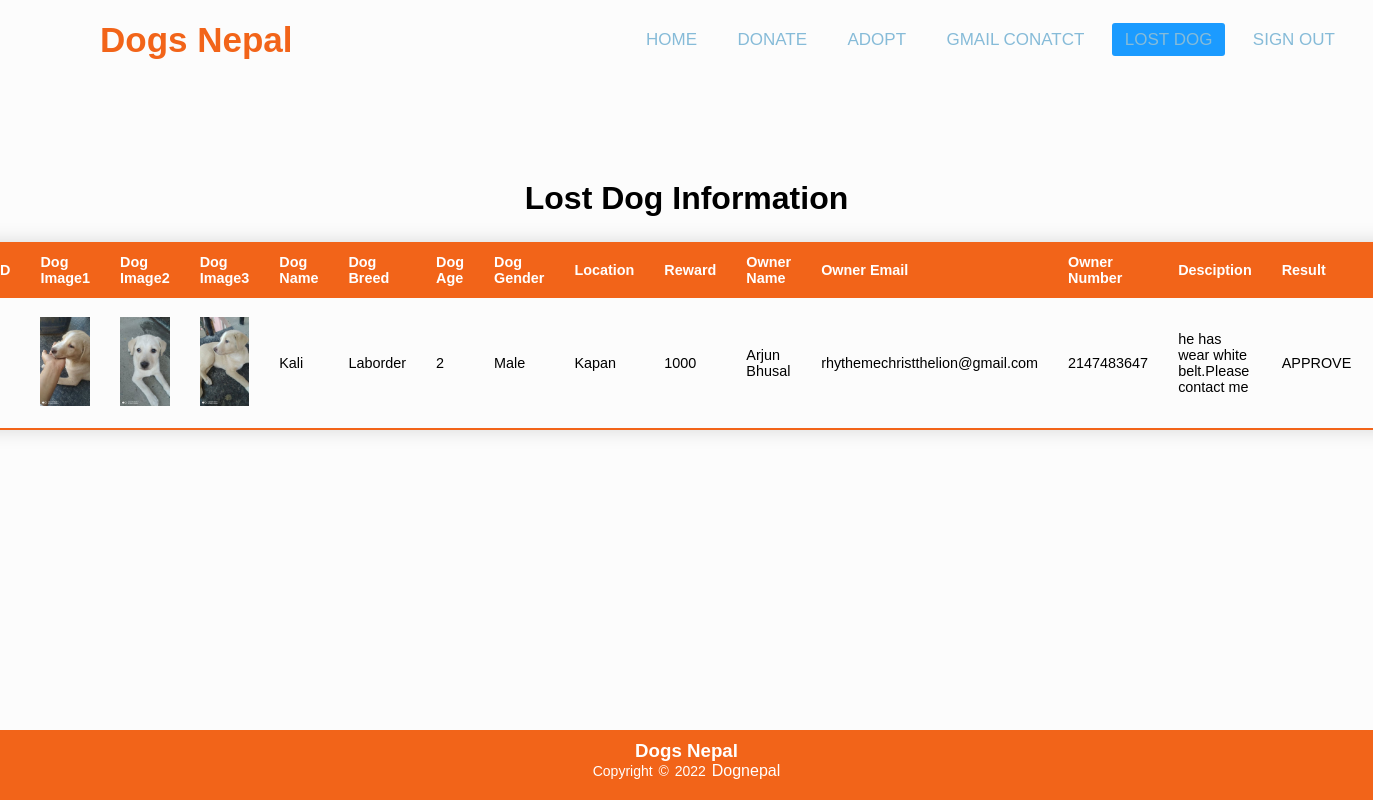
The app's page /admin/uploadlostdogDash.php with its own data.
### tables this page shows
CREATE TABLE `lostdogowner` (
  `id` int(11) NOT NULL,
  `dog_name` text NOT NULL,
  `dog_breed` text NOT NULL,
  `dog_age` int(255) NOT NULL,
  `dog_gender` text NOT NULL,
  `describ` varchar(255) NOT NULL,
  `location` varchar(255) NOT NULL,
  `reward` varchar(255) NOT NULL,
  `owner_name` text NOT NULL,
  `owner_email` varchar(255) NOT NULL,
  `owner_number` int(255) NOT NULL,
  `dog_image1` varchar(255) NOT NULL,
  `dog_image2` varchar(255) NOT NULL,
  `dog_image3` varchar(255) NOT NULL,
  `remarks` enum('AVAILABLE','PENDING') DEFAULT NULL,
  `status` enum('REQUEST','APPROVE') DEFAULT NULL
);

### admin/uploadlostdogDash.php (the view, shortened to what this page needs)
<!DOCTYPE html>
<html>
    <head>
        <link rel="stylesheet" href="adoptDash.css">
    </head>
    <body>
        <nav>
            <label class="logo">Dogs Nepal</label>
            <ul>
                <li><a  href="../admin/adminDash.php">Home</a></li>
                <li><a href="../admin/donorDash.php">Donate </a></li>
                <li><a href="../admin/adoptDash.php">Adopt</a></li>
                <li><a href="../gmailContact/index.php">Gmail Conatct</a></li>
                <li><a class="active" href="../admin/uploadlostdogDash.php">Lost Dog</a></li>
                <li><a href="../adminentry/login.php">Sign Out</a></li>
            </ul>
        </nav>
    <div class="title">
        <h1>Lost Dog Information</h1>
    </div>
    <div class="main">
    <table class="content-table">
        <thead>
        <tr>
                    <th>I.D</th>
                    <th>Dog Image1</th>
                    <th>Dog Image2</th>
                    <th>Dog Image3</th>
                    <th>Dog Name</th>
                    <th>Dog Breed</th>
                    <th>Dog Age</th>
                    <th>Dog Gender</th>
                    <th>Location</th>
                    <th>Reward</th>
                    <th>Owner Name</th>
                    <th>Owner Email</th>
                    <th>Owner Number</th>
                    <th>Desciption</th>
                    <th>Result</th>
                    <th>Action</th>
                </tr>
        </thead>
    </div>
    <?php
        include "../config.php";
        $selectQuery = "SELECT * FROM lostdogowner WHERE status = 'REQUEST' OR status = 'APPROVE'";
        $result = mysqli_query($conn, $selectQuery);
        if(mysqli_num_rows($result)){
            while($row = mysqli_fetch_assoc($result)){
   ?>
    <tbody>
    <tr>
       <td><?php echo $row['id'];?></td>
        <td><img style="width:100%;height:auto;" src="../dogphotos/<?php echo $row['dog_image1']?>"></td>
        <td><img style="width:100%;height:auto;" src="../dogphotos/<?php echo $row['dog_image2']?>"></td>
        <td><img style="width:100%;height:auto;" src="../dogphotos/<?php echo $row['dog_image3']?>"></td>
        <td><?php echo $row ['dog_name']?></td>
        <td><?php echo $row ['dog_breed']?></td>
        <td><?php echo $row ['dog_age']?></td>
        <td><?php echo $row ['dog_gender']?></td>
        <td><?php echo $row ['location']?></td>
        <td><?php echo $row ['reward']?></td>
        <td><?php echo $row ['owner_name']?></td>
        <td><?php echo $row ['owner_email']?></td>
        <td><?php echo $row ['owner_number']?></td>
        <td><?php echo $row ['describ']?></td>
        <td><?php echo $row ['status']?></td>
        <td>
            <br><br> <hr> <br>
            <button><a style="background-color:#F26419; color:white;" href="../admin/delete.php?id=<?php echo $row['id'] ?>" onclick="return confirm('Are you sure you want to delete this')">Delete</a></button><br><br> <hr> <br>
        </td>
    </tr>
        <?php
        }
    }
        ?>
    </tbody>
    <?php require '../footer/footer.php';?>
</body>
</html>

### admin/adoptDash.css (style rules this page uses)
* { padding: 0; margin: 0; text-decoration: none; list-style: none; box-sizing: border-box; }
:root { --red: #F26419; --orange:#F6AE2D; --dark-blue: #33658A; --light-blue: #86BBD8; --dark: #2F4858; }
body { font-family: montserrat; }
nav { background:url(../images/bg.jpg); height: 80px; width: 100%; }
label.logo { color: var(--red); font-size: 35px; line-height: 80px; padding: 0 100px; font-weight: bold; font-size: 40px; padding-left: 10%; }
nav ul { float: right; margin-right: 20px; }
nav ul li { display: inline-block; line-height: 80px; margin: 0 5px; }
nav ul li a { color: var(--light-blue); font-size: 17px; padding: 7px 13px; border-radius: 3px; text-transform: uppercase; }
a.active,a:hover { background: #1b9bff; transition: .5s; }
nav ul li a { font-size: 16px; }
.title { padding-top: 100px; text-align: center; }
.main { display: flex; justify-content: center; }
.content-table { border-collapse: collapse; margin: 25px 0; font-size: 0.9em; min-width: 400px; border-radius: 5px 5px 0 0; overflow: hidden; box-shadow: 0 0 20px rgb(0,0,0,0.15); }
.content-table thead tr { background-color: var(--red); color: #ffffff; text-align: left; font-weight: bold; }
.content-table th, .content-table td { padding: 12px 15px; word-wrap: break-word; }
.content-table tbody tr { border-bottom: 1px solid #dddddd; }
.content-table tbody tr:last-of-type { border-bottom: 2px solid var(--red); }

### Adoption/style.css (style rules this page uses)
* { padding: 0; margin: 0; text-decoration: none; list-style: none; box-sizing: border-box; }
:root { --red: #F26419; --orange:#F6AE2D; --dark-blue: #33658A; --light-blue: #86BBD8; --dark: #2F4858; }
body { font-family: montserrat; }
nav { background:url(imgs\bg.jpg); height: 80px; width: 100%; }
label.logo { color:var(--red); font-size: 35px; line-height: 80px; padding: 0 100px; font-weight: bold; }
nav ul { float: right; margin-right: 20px; }
nav ul li { display: inline-block; line-height: 80px; margin: 0 5px; }
nav ul li a { color: var(--light-blue); font-size: 17px; padding: 7px 13px; border-radius: 3px; text-transform: uppercase; }
a.active,a:hover { background: #1b9bff; transition: .5s; }

### footer/footer.php (style rules this page uses)
* { margin: 0; padding: 0; box-sizing: border-box; }
body { background: #fcfcfc; font-family: sans-serif; }

### records on screen
lostdogowner: dog_image1 (picture), dog_image2 (picture), dog_image3 (picture), dog_name "Kali", dog_breed "Laborder", dog_age "2", dog_gender "Male", location "Kapan", reward "1000", owner_name "Arjun Bhusal", owner_email "rhythemechristthelion@gmail.com", owner_number "2147483647", describ "he has wear white belt.Please contact me", status "APPROVE"
